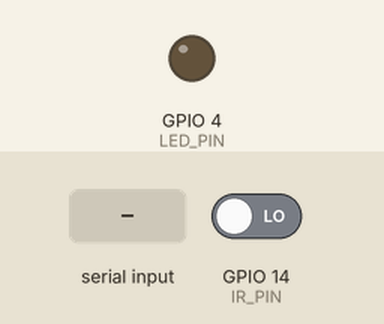
Bench run of a sketch on a simulated ESP32. Parts: output pins drawn as LEDs (lit = HIGH). The test bench sets the inputs (shaded band); at power-on: GPIO 14 (IR_PIN) LOW. WiFi joins after 1.5 s; servers stay silent unless stated; the camera gives no picture; what the sketch prints to the serial monitor is not drawn.

Above: at 3.0 s.
3.1 s: "3\n" received over Serial
4.6 s: GPIO 14 (IR_PIN) driven HIGH
At 6.1 s:
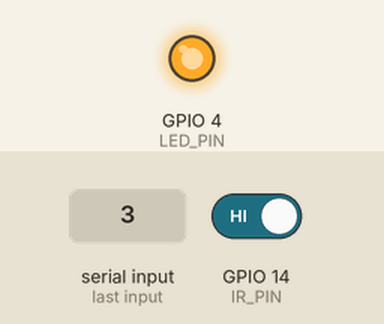
11.1 s: GPIO 14 (IR_PIN) driven LOW
At 11.9 s:
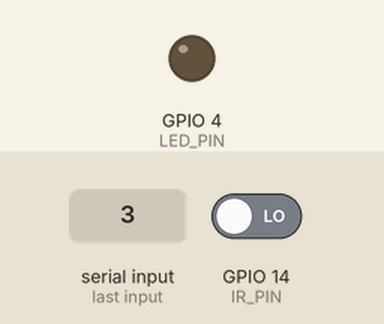
Timing chart, 0 to 13.6 s (numbered marks = the images above; inputs shaded):
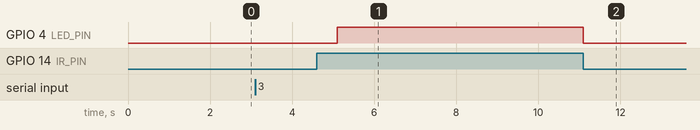

Measured:
- after the input at 4.6 s, GPIO 4 (LED_PIN): LOW → HIGH after 0.50 s
- after the input at 11.1 s, GPIO 4 (LED_PIN): HIGH → LOW at once

The sketch:

sketch_aug31a.ino
```cpp
#include "esp_camera.h"
#include <WiFi.h>
#include "esp_http_server.h"

// ===================
// Select camera model
// ===================
#define CAMERA_MODEL_AI_THINKER  // Has PSRAM

// Pin definition for AI Thinker Model
#define PWDN_GPIO_NUM    32
#define RESET_GPIO_NUM   -1
#define XCLK_GPIO_NUM    0
#define SIOD_GPIO_NUM    26
#define SIOC_GPIO_NUM    27

#define Y9_GPIO_NUM      35
#define Y8_GPIO_NUM      34
#define Y7_GPIO_NUM      39
#define Y6_GPIO_NUM      36
#define Y5_GPIO_NUM      21
#define Y4_GPIO_NUM      19
#define Y3_GPIO_NUM      18
#define Y2_GPIO_NUM      5
#define VSYNC_GPIO_NUM   25
#define HREF_GPIO_NUM    23
#define PCLK_GPIO_NUM    22

// ===========================
// Enter your WiFi credentials
// ===========================
const char *ssid = "Thulasi";
const char *password = "starman142";

// Ultrasonic Sensor pins
#define TRIG_PIN 12
#define ECHO_PIN 13

// IR Sensor pin
#define IR_PIN 14

// Built-in LED pin
#define LED_PIN 4

// Task handles
TaskHandle_t cameraTaskHandle = NULL;
TaskHandle_t ultrasonicTaskHandle = NULL;
TaskHandle_t irTaskHandle = NULL;

// Global server handle
httpd_handle_t server = NULL;

void startCameraServer();
esp_err_t index_handler(httpd_req_t *req);
void setupLedFlash(int pin);

// Task 1: Camera Web Server
void cameraTask(void *pvParameters) {
  startCameraServer();
  while (true) {
    delay(1000);
  }
}

// Task 2: Ultrasonic Sensor
void ultrasonicTask(void *pvParameters) {
  pinMode(TRIG_PIN, OUTPUT);
  pinMode(ECHO_PIN, INPUT);

  while (true) {
    digitalWrite(TRIG_PIN, LOW);
    delayMicroseconds(2);
    digitalWrite(TRIG_PIN, HIGH);
    delayMicroseconds(10);
    digitalWrite(TRIG_PIN, LOW);

    long duration = pulseIn(ECHO_PIN, HIGH);
    float distance = duration * 0.034 / 2;

    Serial.print("Ultrasonic Distance: ");
    Serial.print(distance);
    Serial.println(" cm");

    delay(1000);
  }
}

// Task 3: IR Sensor
void irTask(void *pvParameters) {
  pinMode(IR_PIN, INPUT);
  pinMode(LED_PIN, OUTPUT);

  while (true) {
    int irValue = digitalRead(IR_PIN);
    Serial.print("IR Sensor Value: ");
    Serial.println(irValue);

    if (irValue == HIGH) {
      digitalWrite(LED_PIN, HIGH);  // Turn on the built-in LED
    } else {
      digitalWrite(LED_PIN, LOW);   // Turn off the built-in LED
    }

    delay(1000);
  }
}

void setup() {
  Serial.begin(115200);
  Serial.setDebugOutput(true);
  Serial.println();

  camera_config_t config;
  config.ledc_channel = LEDC_CHANNEL_0;
  config.ledc_timer = LEDC_TIMER_0;
  config.pin_d0 = Y2_GPIO_NUM;
  config.pin_d1 = Y3_GPIO_NUM;
  config.pin_d2 = Y4_GPIO_NUM;
  config.pin_d3 = Y5_GPIO_NUM;
  config.pin_d4 = Y6_GPIO_NUM;
  config.pin_d5 = Y7_GPIO_NUM;
  config.pin_d6 = Y8_GPIO_NUM;
  config.pin_d7 = Y9_GPIO_NUM;
  config.pin_xclk = XCLK_GPIO_NUM;
  config.pin_pclk = PCLK_GPIO_NUM;
  config.pin_vsync = VSYNC_GPIO_NUM;
  config.pin_href = HREF_GPIO_NUM;
  config.pin_sccb_sda = SIOD_GPIO_NUM;
  config.pin_sccb_scl = SIOC_GPIO_NUM;
  config.pin_pwdn = PWDN_GPIO_NUM;
  config.pin_reset = RESET_GPIO_NUM;
  config.xclk_freq_hz = 20000000;
  config.pixel_format = PIXFORMAT_JPEG;  // for streaming
  config.frame_size = FRAMESIZE_UXGA;
  config.grab_mode = CAMERA_GRAB_WHEN_EMPTY;
  config.fb_location = CAMERA_FB_IN_PSRAM;
  config.jpeg_quality = 12;
  config.fb_count = 1;

  if (psramFound()) {
    config.jpeg_quality = 10;
    config.fb_count = 2;
    config.grab_mode = CAMERA_GRAB_LATEST;
  } else {
    // Limit the frame size when PSRAM is not available
    config.frame_size = FRAMESIZE_SVGA;
    config.fb_location = CAMERA_FB_IN_DRAM;
  }

  // Camera initialization
  esp_err_t err = esp_camera_init(&config);
  if (err != ESP_OK) {
    Serial.printf("Camera init failed with error 0x%x", err);
    return;
  }

  sensor_t *s = esp_camera_sensor_get();
  if (s->id.PID == OV3660_PID) {
    s->set_vflip(s, 1);        // flip it back
    s->set_brightness(s, 1);   // up the brightness just a bit
    s->set_saturation(s, -2);  // lower the saturation
  }
  s->set_framesize(s, FRAMESIZE_QVGA);

  // Initialize Wi-Fi
  WiFi.begin(ssid, password);
  WiFi.setSleep(false);

  while (WiFi.status() != WL_CONNECTED) {
    delay(500);
    Serial.print(".");
  }
  Serial.println("");
  Serial.println("WiFi connected");

  Serial.println("Camera initialized successfully");

  // Start the camera web server by default
  Serial.println("Starting Camera Server...");
  xTaskCreatePinnedToCore(cameraTask, "Camera Task", 10000, NULL, 1, &cameraTaskHandle, 1);
}

void loop() {
  if (Serial.available()) {
    int command = Serial.parseInt();

    switch (command) {
      case 1:
        if (cameraTaskHandle == NULL) {
          Serial.println("Starting Camera Server...");
          xTaskCreatePinnedToCore(cameraTask, "Camera Task", 10000, NULL, 1, &cameraTaskHandle, 1);
        }
        break;

      case 2:
        if (ultrasonicTaskHandle == NULL) {
          Serial.println("Stopping Camera Server...");
          if (cameraTaskHandle != NULL) {
            vTaskDelete(cameraTaskHandle);
            cameraTaskHandle = NULL;
          }
          Serial.println("Starting Ultrasonic Task...");
          xTaskCreatePinnedToCore(ultrasonicTask, "Ultrasonic Task", 10000, NULL, 1, &ultrasonicTaskHandle, 1);
        }
        break;

      case 3:
        if (irTaskHandle == NULL) {
          Serial.println("Stopping Camera Server...");
          if (cameraTaskHandle != NULL) {
            vTaskDelete(cameraTaskHandle);
            cameraTaskHandle = NULL;
          }
          Serial.println("Starting IR Task...");
          xTaskCreatePinnedToCore(irTask, "IR Task", 10000, NULL, 1, &irTaskHandle, 1);
        }
        break;

      default:
        Serial.println("Invalid command. Enter 1 for Camera, 2 for Ultrasonic, or 3 for IR.");
        break;
    }
  }
}

void startCameraServer() {
  httpd_config_t config = HTTPD_DEFAULT_CONFIG();

  httpd_uri_t index_uri = {
      .uri       = "/",
      .method    = HTTP_GET,
      .handler   = index_handler,
      .user_ctx  = NULL
  };

  if (httpd_start(&server, &config) == ESP_OK) {
    httpd_register_uri_handler(server, &index_uri);
  }

  Serial.print("Camera server started at: ");
  Serial.println(WiFi.localIP());
}

esp_err_t index_handler(httpd_req_t *req) {
  httpd_resp_set_type(req, "text/html");
  return httpd_resp_send(req, "<html><body><h1>ESP32-CAM Web Server</h1></body></html>", -1);
}

void setupLedFlash(int pin) {
  pinMode(pin, OUTPUT);
  digitalWrite(pin, LOW);
}
```
